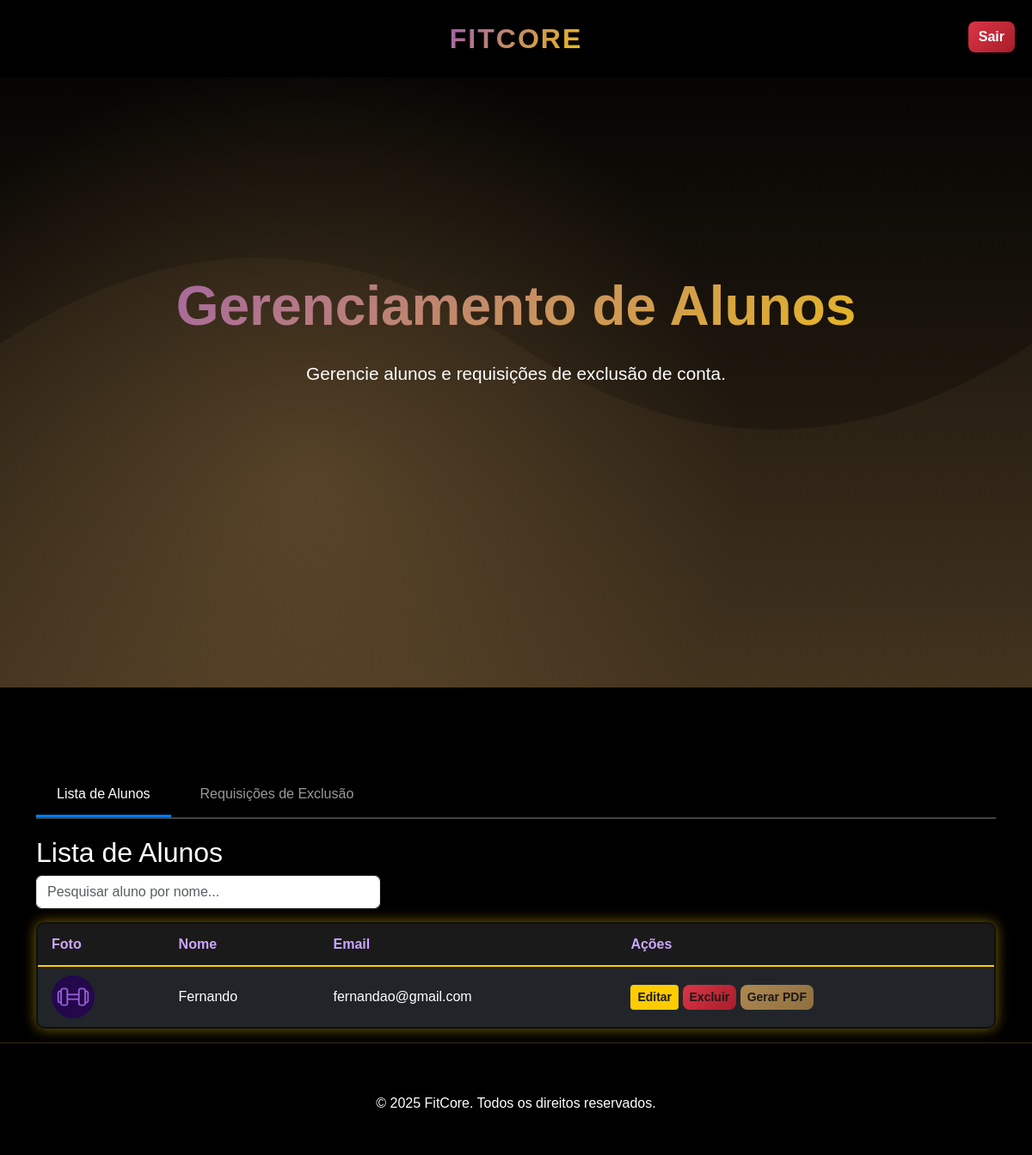
The page /lista_alunos/ (signed in) on the database as committed earlier.
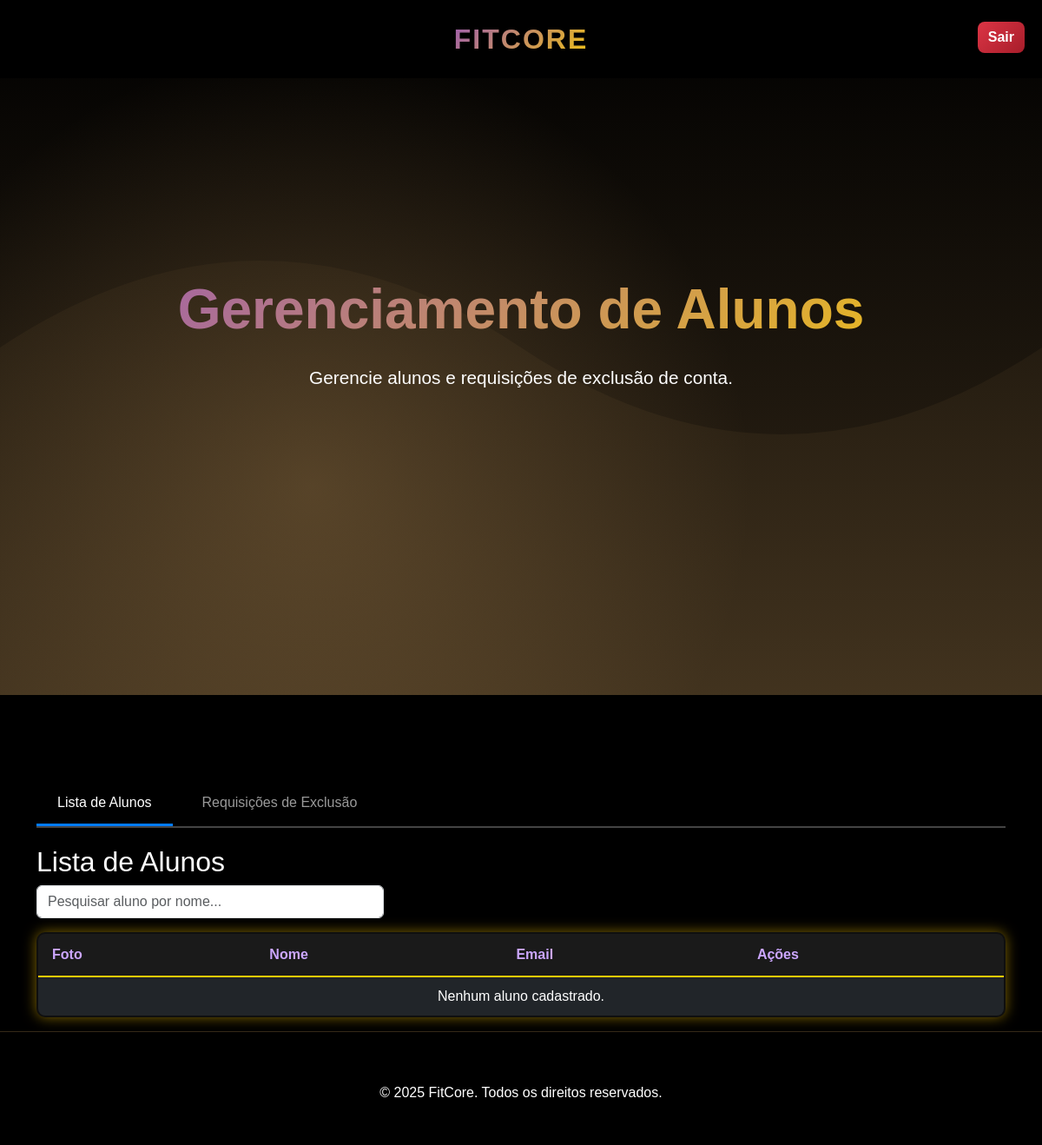
The same page on the database as committed later.
### cadastro/models.py (models this page shows, shortened)
class Usuario(models.Model):
    GENERO_CHOICES = [
        ('M', 'Masculino'),
        ('F', 'Feminino'),
        ('O', 'Outro'),
        ('N', 'Prefiro não dizer'),
    ]
    nome_completo = models.CharField(max_length=100)
    senha = models.CharField(max_length=100)
    email = models.EmailField(max_length=100, unique=True)
    telefone = models.CharField(max_length=20)
    data_nascimento = models.DateField()
    genero = models.CharField(max_length=1, choices=GENERO_CHOICES)
    observacoes = models.TextField(blank=True)
    fotoperfil = models.ImageField(
        upload_to='fotos_perfil/',
        null=True,
        blank=True,
        verbose_name='Foto de Perfil'
    )
    def get_foto_perfil(self):
        from django.templatetags.static import static
        import os
        if self.fotoperfil and hasattr(self.fotoperfil, 'path') and os.path.isfile(self.fotoperfil.path):
            return self.fotoperfil.url
        return static('img/default.jpg')

### TelaProf/views.py (the view, shortened to what this page needs)
# urls.py: path('lista_alunos/', views.lista_alunos, name='lista_alunos'),
@login_required
def lista_alunos(request):
    search = request.GET.get('search', '')
    if search:
        alunos = Usuario.objects.filter(nome_completo__icontains=search)
    else:
        alunos = Usuario.objects.all()
    requisicoes = RequisicaoExclusao.objects.filter(status='pendente').select_related('usuario')
    aba_ativa = request.GET.get('aba', 'alunos')
    return render(request, 'lista_alunos.html', {
        'alunos': alunos,
        'requisicoes': requisicoes,
        'aba_ativa': aba_ativa,
        'search': search,
    })

### membros/context_processors.py (called while the page is built)
def usuario_session(request):
    return {
        'is_usuario_logged': request.session.get('aluno_autenticado'),
        'usuario_nome': request.session.get('aluno_nome', ''),
        'is_professor_logged': request.session.get('professor_autenticado'),
        'professor_nome': request.session.get('professor_nome', ''),
    }

### TelaProf/templates/lista_alunos.html (shortened to what this page needs)
{% load static %}
<!DOCTYPE html>
<html lang="en">
<head>
    <link href="{% static 'css/bootstrap.min.css' %}" rel="stylesheet">
    <link href="{% static 'css/estilo.css' %}" rel="stylesheet">
</head>
<body>
    <nav class="navbar navbar-expand-lg navbar-dark fixed-top">
        <div class="container d-flex justify-content-center">
            <a class="navbar-brand mx-auto" href="{% url 'membros' %}">FitCore</a>
        </div>
        <a href="{% url 'logoutprof' %}" class="btn btn-danger" style="position: absolute; right: 20px; top: 25px;">
            Sair
        </a>
    </nav>
    <section class="hero">
        <div class="container hero-content text-center">
            <h1>Gerenciamento de Alunos</h1>
            <p>Gerencie alunos e requisições de exclusão de conta.</p>
        </div>
    </section>
    <div class="container list-container" style="margin-top: 100px;">
        <div class="tab-container">
            <button class="tab-btn {% if aba_ativa == 'alunos' %}active{% endif %}" onclick="switchTab('alunos')">
                Lista de Alunos
            </button>
            <button class="tab-btn {% if aba_ativa == 'requisicoes' %}active{% endif %}" onclick="switchTab('requisicoes')">
                Requisições de Exclusão
            </button>
        </div>
        <div id="alunos-tab" class="tab-content {% if aba_ativa == 'alunos' %}active{% endif %}">
            <h2>Lista de Alunos</h2>
            <div class="d-flex mb-3" style="max-width: 400px;">
                <input type="text" id="searchInput"
                    class="form-control"
                    placeholder="Pesquisar aluno por nome...">
            </div>
            <table class="table custom-table" id="alunosTabela">
                <thead class="table-dark">
                    <tr class="table-dark">
                        <th>Foto</th>
                        <th>Nome</th>
                        <th>Email</th>
                        <th>Ações</th>
                    </tr>
                </thead>
                <tbody class="table-group-divider">
                    {% for aluno in alunos %}
                        <tr class="table-dark">
                            <td class="align-middle">
                                <img src="{{ aluno.get_foto_perfil }}"
                                    style="width: 50px; height: 50px; object-fit: cover; border-radius: 50%;"
                                    alt="Foto de {{ aluno.nome_completo }}">
                            </td>
                            <td class="align-middle nome-aluno">{{ aluno.nome_completo }}</td>
                            <td class="align-middle">{{ aluno.email }}</td>
                            <td class="align-middle">
                                <a href="{% url 'TelaProf:editar_aluno' aluno.id %}" class="btn btn-primary btn-sm">Editar</a>
                                <a class="btn btn-danger btn-sm" href="#" data-bs-toggle="modal" data-bs-target="#modalExcluir{{ aluno.id }}">
                                    Excluir
                                </a>
                                <a href="{% url 'TelaProf:gerar_pdf_aluno' aluno.id %}" class="btn btn-warning btn-sm" target="_blank">
                                    Gerar PDF
                                </a>
                            </td>
                        </tr>
                    {% empty %}
                        <tr class="table-dark">
                            <td colspan="4" class="text-center">Nenhum aluno cadastrado.</td>
                        </tr>
                    {% endfor %}
                    </tbody>
            </table>
        </div>
    </div>
    <footer class="footer text-center">
        <p style="margin-top: 10px;">&copy; 2025 FitCore. Todos os direitos reservados.</p>
    </footer>
</body>
</html>

Rows that differ between the two databases and show on the page:
removed Usuario: nome_completo "Fernando", email "fernandao@gmail.com"
Other text that changed with them:
text now shown: "Nenhum aluno cadastrado."
